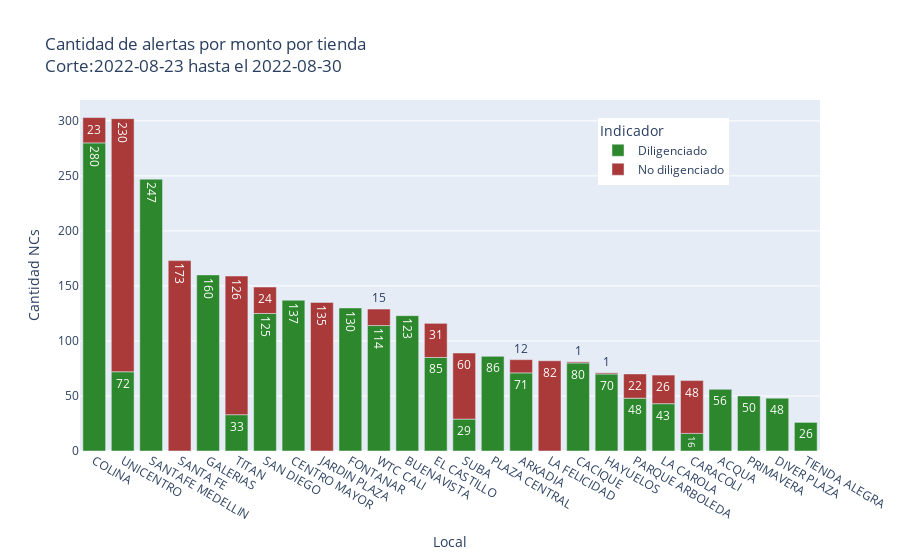

This figure's notebook cell:
### Markdown cell above
Alertas x monto despues de ultimo informe (20/feb/22)

### Code cell
alertas_x_monto["fecha"] =  pd.to_datetime(alertas_x_monto.fecha, yearfirst=True)
al_x_monto = alertas_x_monto.loc[(alertas_x_monto["fecha"] >= fecha_inicio) & (alertas_x_monto["fecha"] <= fecha_final)].reset_index(drop=True)
al_x_monto["Grabación?"] = al_x_monto["Grabación?"].str.upper()
al_x_monto["Grabación?"] = al_x_monto["Grabación?"].fillna("nan")
al_x_monto.loc[(al_x_monto["Grabación?"].str.contains("NO")) | (al_x_monto["Grabación?"].notna()) & (al_x_monto["Cliente?"].notna()) & (al_x_monto["Producto?"].notna()),"Indicador"] = "Diligenciado"
al_x_monto.loc[al_x_monto["Grabación?"] =="nan", "Grabación?" ] = np.nan
print(f'cantidad de alertas generadas en el corte: {al_x_monto.shape[0]}')
al_x_monto.loc[(al_x_monto["Grabación?"].notna()) & (al_x_monto["Cliente?"].notna()) & (al_x_monto["Producto?"].notna()), "Indicador"] = "Diligenciado"
al_x_monto.loc[al_x_monto["Indicador"] != "Diligenciado", "Indicador"] = "No diligenciado"
fig_al_x_monto = al_x_monto.groupby(["Desc_local","Indicador"]).agg({"Cautoriza":"nunique",}).reset_index().sort_values("Cautoriza", ascending=False)
h_fig = px.bar(fig_al_x_monto, x="Desc_local", y="Cautoriza",color="Indicador",text="Cautoriza",color_discrete_map = {'No diligenciado':'rgb(170, 57, 57)','Diligenciado':'rgb(45, 136, 45)'}, title=f"Cantidad de alertas por monto por tienda <br>Corte:{fecha_inicio} hasta el {fecha_final}", labels={"Desc_local":"Local","Cautoriza":"Cantidad NCs"}) 
h_fig.update_layout(xaxis_categoryorder = 'total descending',legend=dict(yanchor="top", y=0.95, xanchor="left", x=0.7))
h_fig.write_image(f"output/{dt_string}alerta_monto.jpg", height = 600, width = 1000)
h_fig.show()
al_x_monto.to_excel(f"output/{dt_string}alertas_x_monto.xlsx", index=False)

### Figure 1 — Plotly figure (JSON) as saved in the notebook; plotly's stock layout.template omitted (floating-point values rounded to 4 significant figures)
{"data": [{"alignmentgroup": "True", "hovertemplate": "Indicador=Diligenciado<br>Local=%{x}<br>Cantidad NCs=%{text}<extra></extra>", "legendgroup": "Diligenciado", "marker": {"color": "rgb(45, 136, 45)", "pattern": {"shape": ""}}, "name": "Diligenciado", "offsetgroup": "Diligenciado", "orientation": "v", "showlegend": true, "text": [280, 247, 160, 137, 130, 125, 123, 114, 86, 85, 80, 72, 71, 70, 56, 50, 48, 48, 43, 33, 29, 26, 16], "textposition": "auto", "type": "bar", "x": ["COLINA", "SANTAFE MEDELLIN", "GALERIAS", "CENTRO MAYOR", "FONTANAR", "SAN DIEGO", "BUENAVISTA", "WTC CALI", "PLAZA CENTRAL", "EL CASTILLO", "CACIQUE", "UNICENTRO", "ARKADIA", "HAYUELOS", "ACQUA", "PRIMAVERA", "DIVER PLAZA", "PARQUE ARBOLEDA", "LA CAROLA", "TITAN", "SUBA", "TIENDA ALEGRA", "CARACOLI"], "xaxis": "x", "y": [280, 247, 160, 137, 130, 125, 123, 114, 86, 85, 80, 72, 71, 70, 56, 50, 48, 48, 43, 33, 29, 26, 16], "yaxis": "y"}, {"alignmentgroup": "True", "hovertemplate": "Indicador=No diligenciado<br>Local=%{x}<br>Cantidad NCs=%{text}<extra></extra>", "legendgroup": "No diligenciado", "marker": {"color": "rgb(170, 57, 57)", "pattern": {"shape": ""}}, "name": "No diligenciado", "offsetgroup": "No diligenciado", "orientation": "v", "showlegend": true, "text": [230, 173, 135, 126, 82, 60, 48, 31, 26, 24, 23, 22, 15, 12, 1, 1], "textposition": "auto", "type": "bar", "x": ["UNICENTRO", "SANTA FE", "JARDIN PLAZA", "TITAN", "LA FELICIDAD", "SUBA", "CARACOLI", "EL CASTILLO", "LA CAROLA", "SAN DIEGO", "COLINA", "PARQUE ARBOLEDA", "WTC CALI", "ARKADIA", "HAYUELOS", "CACIQUE"], "xaxis": "x", "y": [230, 173, 135, 126, 82, 60, 48, 31, 26, 24, 23, 22, 15, 12, 1, 1], "yaxis": "y"}], "layout": {"barmode": "relative", "legend": {"title": {"text": "Indicador"}, "tracegroupgap": 0, "x": 0.7, "xanchor": "left", "y": 0.95, "yanchor": "top"}, "title": {"text": "Cantidad de alertas por monto por tienda <br>Corte:2022-08-23 hasta el 2022-08-30"}, "xaxis": {"anchor": "y", "categoryorder": "total descending", "domain": [0, 1], "title": {"text": "Local"}}, "yaxis": {"anchor": "x", "domain": [0, 1], "title": {"text": "Cantidad NCs"}}}}
